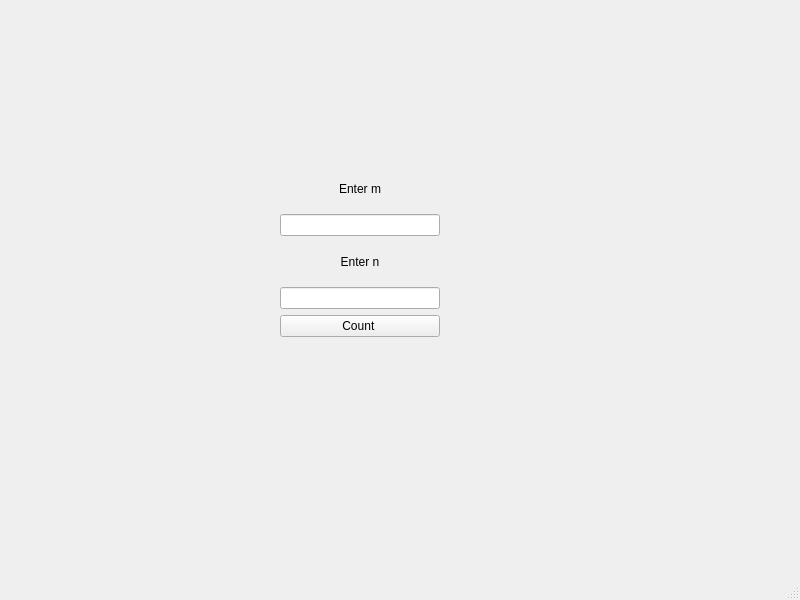
<?xml version="1.0" encoding="UTF-8"?>
<ui version="4.0">
 <class>MainWindow</class>
 <widget class="QMainWindow" name="MainWindow">
  <property name="geometry">
   <rect>
    <x>0</x>
    <y>0</y>
    <width>800</width>
    <height>600</height>
   </rect>
  </property>
  <property name="windowTitle">
   <string>MainWindow</string>
  </property>
  <widget class="QWidget" name="centralwidget">
   <widget class="QWidget" name="verticalLayoutWidget_2">
    <property name="geometry">
     <rect>
      <x>280</x>
      <y>170</y>
      <width>160</width>
      <height>211</height>
     </rect>
    </property>
    <layout class="QVBoxLayout" name="verticalLayout_2">
     <item>
      <widget class="QLabel" name="mEnter">
       <property name="text">
        <string>Enter m</string>
       </property>
       <property name="alignment">
        <set>Qt::AlignCenter</set>
       </property>
      </widget>
     </item>
     <item>
      <widget class="QLineEdit" name="mValue"/>
     </item>
     <item>
      <widget class="QLabel" name="nEnter">
       <property name="text">
        <string>Enter n</string>
       </property>
       <property name="alignment">
        <set>Qt::AlignCenter</set>
       </property>
      </widget>
     </item>
     <item>
      <widget class="QLineEdit" name="nValue"/>
     </item>
     <item>
      <widget class="QPushButton" name="countButton">
       <property name="text">
        <string>Count </string>
       </property>
      </widget>
     </item>
     <item>
      <widget class="QLabel" name="AckermanValue">
       <property name="text">
        <string/>
       </property>
      </widget>
     </item>
    </layout>
   </widget>
  </widget>
  <widget class="QMenuBar" name="menubar">
   <property name="geometry">
    <rect>
     <x>0</x>
     <y>0</y>
     <width>800</width>
     <height>22</height>
    </rect>
   </property>
  </widget>
  <widget class="QStatusBar" name="statusbar"/>
 </widget>
 <resources/>
 <connections/>
</ui>
